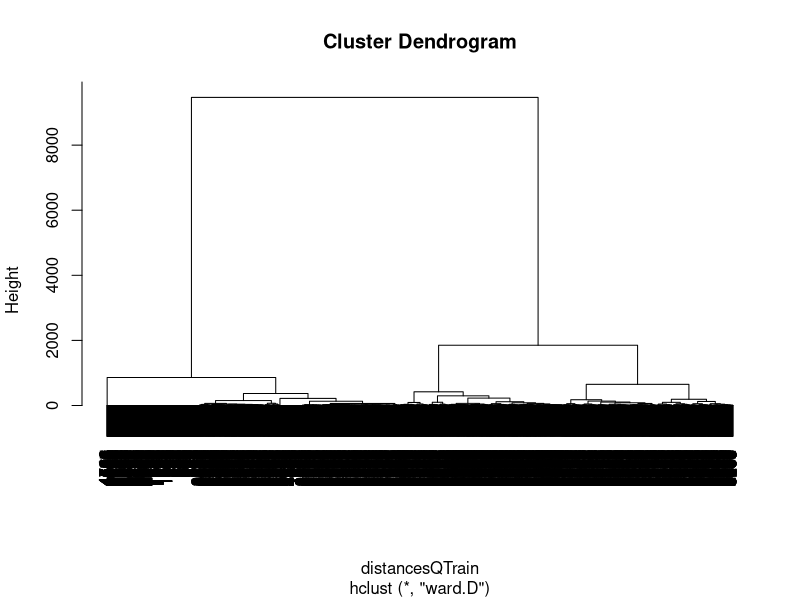
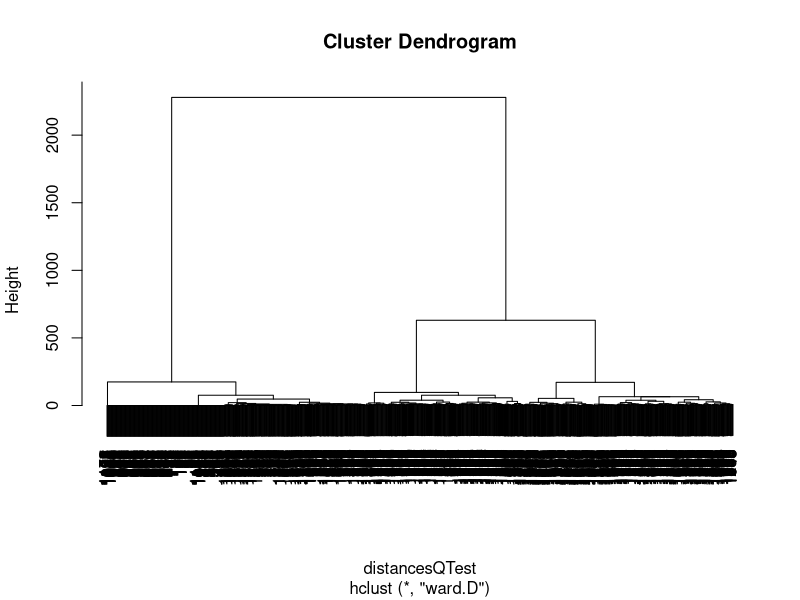
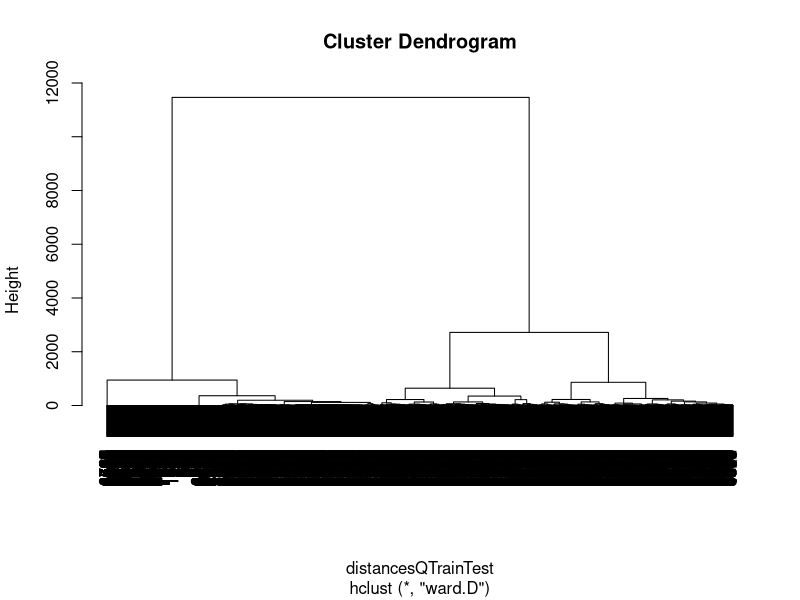

Write R code to recreate these figures, in order.
library(foreach)

train = read.csv("train2016.csv")
test = read.csv("test2016.csv")


# Keep only questions variables
QTrain = train[,grep(pattern = "Q",x = names(train))]
QTest = test[,grep(pattern = "Q",x = names(test))]

# Add the user_id variable
QTrain$USER_ID = train$USER_ID
QTest$USER_ID = test$USER_ID

# Transform Data so that unanswerd questions contain 1 and non answered questions contains 0
toNum = function(x) {
  if (x == "") {
    return(0)
  }
  else {
    return(1)
  }
}
foreach(column = names(QTrain)) %do% if (column != "USER_ID") { QTrain[[column]] = sapply(QTrain[[column]], toNum) }
foreach(column = names(QTest)) %do% if (column != "USER_ID") { QTest[[column]] = sapply(QTest[[column]], toNum) }

# Save Questions answered data.
write.csv(QTrain, file = "trainQuestionsAnswered.csv", row.names = FALSE)
write.csv(QTest, file = "testQuestionAnswered.csv", row.names = FALSE)

# Explore the data with Hierarchical clustering.
distancesQTrain = dist(QTrain[1:101], method = "euclidean")
clusterQTrain = hclust(distancesQTrain, method = "ward") 
plot(clusterQTrain)
# seems that there might be 2 to 5 clusters. However 2 and 3 are the most likely.
distancesQTest = dist(QTest[1:101], method = "euclidean")
clusterQTest = hclust(distancesQTest, method = "ward") 
plot(clusterQTest)
# Test data gives similar results altough 2 and 3 clusters are most likely here.Let's start with three.

# Combine Train and Test data
QTrainTest = rbind(QTrain,QTest)
# Find clusters on combined data 
distancesQTrainTest = dist(QTrainTest[1:101], method = "euclidean")
clusterQTrainTest = hclust(distancesQTrainTest, method = "ward") 
plot(clusterQTrainTest)

# Cut the tree (find clusters)
clusterGroups = cutree(clusterQTrainTest, k = 3)

# Save cluster info back into original data
QTrainTest$AnsweredCluster = clusterGroups
QTrainA = QTrainTest[1:5568,]
QTestA = QTrainTest[5569:6960,]
write.csv(QTrainA, file = "trainQuestionsAnsweredClustered.csv", row.names = FALSE)
write.csv(QTestA, file = "testQuestionAnsweredClustered.csv", row.names = FALSE)